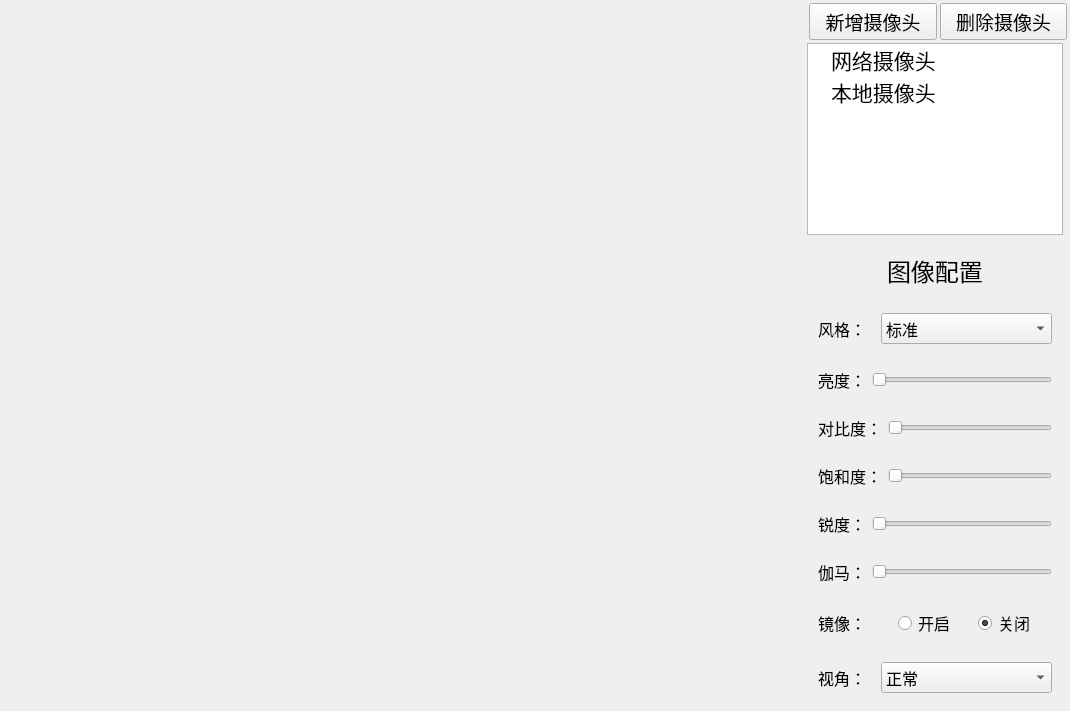
     <widget class="QWidget" name="page_1">
      <property name="styleSheet">
       <string notr="true"/>
      </property>
      <layout class="QHBoxLayout" name="horizontalLayout_2" stretch="0,1">
       <property name="spacing">
        <number>0</number>
       </property>
       <property name="leftMargin">
        <number>0</number>
       </property>
       <property name="topMargin">
        <number>0</number>
       </property>
       <property name="rightMargin">
        <number>0</number>
       </property>
       <property name="bottomMargin">
        <number>0</number>
       </property>
       <item>
        <widget class="QWidget" name="videoPanwidget" native="true">
         <property name="minimumSize">
          <size>
           <width>800</width>
           <height>600</height>
          </size>
         </property>
         <property name="font">
          <font>
           <family>Songti SC</family>
           <pointsize>18</pointsize>
          </font>
         </property>
        </widget>
       </item>
       <item>
        <widget class="QWidget" name="widget_2" native="true">
         <property name="minimumSize">
          <size>
           <width>270</width>
           <height>600</height>
          </size>
         </property>
         <property name="maximumSize">
          <size>
           <width>270</width>
           <height>16777215</height>
          </size>
         </property>
         <property name="font">
          <font>
           <family>Songti SC</family>
           <pointsize>18</pointsize>
          </font>
         </property>
         <layout class="QVBoxLayout" name="verticalLayout_5" stretch="1,10,0">
          <property name="spacing">
           <number>0</number>
          </property>
          <property name="leftMargin">
           <number>0</number>
          </property>
          <property name="topMargin">
           <number>0</number>
          </property>
          <property name="rightMargin">
           <number>0</number>
          </property>
          <property name="bottomMargin">
           <number>0</number>
          </property>
          <item>
           <widget class="QWidget" name="widget_3" native="true">
            <layout class="QHBoxLayout" name="horizontalLayout_3" stretch="1,1">
             <property name="spacing">
              <number>3</number>
             </property>
             <property name="topMargin">
              <number>3</number>
             </property>
             <property name="rightMargin">
              <number>3</number>
             </property>
             <property name="bottomMargin">
              <number>3</number>
             </property>
             <item>
              <widget class="QPushButton" name="p1_addVideoDevice">
               <property name="minimumSize">
                <size>
                 <width>0</width>
                 <height>0</height>
                </size>
               </property>
               <property name="maximumSize">
                <size>
                 <width>250</width>
                 <height>16777215</height>
                </size>
               </property>
               <property name="font">
                <font>
                 <family>Songti SC</family>
                 <pointsize>14</pointsize>
                </font>
               </property>
               <property name="text">
                <string>新增摄像头</string>
               </property>
              </widget>
             </item>
             <item>
              <widget class="QPushButton" name="p1_delVideoDevice">
               <property name="font">
                <font>
                 <family>宋体</family>
                 <pointsize>14</pointsize>
                </font>
               </property>
               <property name="text">
                <string>删除摄像头</string>
               </property>
              </widget>
             </item>
            </layout>
           </widget>
          </item>
          <item alignment="Qt::AlignHCenter">
           <widget class="QTreeWidget" name="p1_camDeviceList">
            <property name="minimumSize">
             <size>
              <width>0</width>
              <height>0</height>
             </size>
            </property>
            <property name="sizeIncrement">
             <size>
              <width>0</width>
              <height>0</height>
             </size>
            </property>
            <property name="baseSize">
             <size>
              <width>0</width>
              <height>0</height>
             </size>
            </property>
            <property name="font">
             <font>
              <family>Songti SC</family>
              <pointsize>18</pointsize>
             </font>
            </property>
            <property name="layoutDirection">
             <enum>Qt::LeftToRight</enum>
            </property>
            <property name="autoExpandDelay">
             <number>1</number>
            </property>
            <attribute name="headerVisible">
             <bool>false</bool>
            </attribute>
            <attribute name="headerCascadingSectionResizes">
             <bool>false</bool>
            </attribute>
            <attribute name="headerMinimumSectionSize">
             <number>37</number>
            </attribute>
            <attribute name="headerDefaultSectionSize">
             <number>100</number>
            </attribute>
            <attribute name="headerHighlightSections">
             <bool>false</bool>
            </attribute>
            <column>
             <property name="text">
              <string>设备信息</string>
             </property>
             <property name="font">
              <font>
               <family>Arial</family>
               <pointsize>18</pointsize>
              </font>
             </property>
             <property name="textAlignment">
              <set>AlignCenter</set>
             </property>
            </column>
            <item>
             <property name="text">
              <string>网络摄像头</string>
             </property>
             <property name="font">
              <font>
               <family>Arial</family>
               <pointsize>16</pointsize>
              </font>
             </property>
            </item>
            <item>
             <property name="text">
              <string>本地摄像头</string>
             </property>
             <property name="font">
              <font>
               <family>Arial</family>
               <pointsize>16</pointsize>
              </font>
             </property>
            </item>
           </widget>
          </item>
          <item>
           <widget class="QWidget" name="widget_31" native="true">
            <property name="minimumSize">
             <size>
              <width>0</width>
              <height>200</height>
             </size>
            </property>
            <property name="autoFillBackground">
             <bool>false</bool>
            </property>
            <layout class="QVBoxLayout" name="verticalLayout_25">
             <item>
              <widget class="QWidget" name="widget_40" native="true">
               <layout class="QHBoxLayout" name="horizontalLayout_41">
                <item>
                 <spacer name="horizontalSpacer_32">
                  <property name="orientation">
                   <enum>Qt::Horizontal</enum>
                  </property>
                  <property name="sizeHint" stdset="0">
                   <size>
                    <width>40</width>
                    <height>20</height>
                   </size>
                  </property>
                 </spacer>
                </item>
                <item>
                 <widget class="QLabel" name="label_61">
                  <property name="layoutDirection">
                   <enum>Qt::LeftToRight</enum>
                  </property>
                  <property name="text">
                   <string>图像配置</string>
                  </property>
                 </widget>
                </item>
                <item>
                 <spacer name="horizontalSpacer_33">
                  <property name="orientation">
                   <enum>Qt::Horizontal</enum>
                  </property>
                  <property name="sizeHint" stdset="0">
                   <size>
                    <width>40</width>
                    <height>20</height>
                   </size>
                  </property>
                 </spacer>
                </item>
               </layout>
              </widget>
             </item>
             <item>
              <widget class="QWidget" name="widget_39" native="true">
               <layout class="QHBoxLayout" name="horizontalLayout_40" stretch="1,3">
                <item>
                 <widget class="QLabel" name="label_69">
                  <property name="font">
                   <font>
                    <family>宋体</family>
                    <pointsize>12</pointsize>
                   </font>
                  </property>
                  <property name="text">
                   <string>风格：</string>
                  </property>
                 </widget>
                </item>
                <item>
                 <widget class="QComboBox" name="comboBox_18">
                  <property name="font">
                   <font>
                    <family>AMS</family>
                    <pointsize>12</pointsize>
                   </font>
                  </property>
                  <item>
                   <property name="text">
                    <string>标准</string>
                   </property>
                  </item>
                  <item>
                   <property name="text">
                    <string>艳丽</string>
                   </property>
                  </item>
                 </widget>
                </item>
               </layout>
              </widget>
             </item>
             <item>
              <widget class="QWidget" name="widget_32" native="true">
               <layout class="QHBoxLayout" name="horizontalLayout_33">
                <item>
                 <widget class="QLabel" name="label_62">
                  <property name="font">
                   <font>
                    <family>新宋体</family>
                    <pointsize>12</pointsize>
                   </font>
                  </property>
                  <property name="text">
                   <string>亮度：</string>
                  </property>
                 </widget>
                </item>
                <item>
                 <widget class="QSlider" name="horizontalSlider">
                  <property name="orientation">
                   <enum>Qt::Horizontal</enum>
                  </property>
                 </widget>
                </item>
               </layout>
              </widget>
             </item>
             <item>
              <widget class="QWidget" name="widget_33" native="true">
               <layout class="QHBoxLayout" name="horizontalLayout_34">
                <item>
                 <widget class="QLabel" name="label_63">
                  <property name="font">
                   <font>
                    <family>新宋体</family>
                    <pointsize>12</pointsize>
                   </font>
                  </property>
                  <property name="text">
                   <string>对比度：</string>
                  </property>
                 </widget>
                </item>
                <item>
                 <widget class="QSlider" name="horizontalSlider_2">
                  <property name="orientation">
                   <enum>Qt::Horizontal</enum>
                  </property>
                 </widget>
                </item>
               </layout>
              </widget>
             </item>
             <item>
              <widget class="QWidget" name="widget_34" native="true">
               <layout class="QHBoxLayout" name="horizontalLayout_35">
                <item>
                 <widget class="QLabel" name="label_64">
                  <property name="font">
                   <font>
                    <family>新宋体</family>
                    <pointsize>12</pointsize>
                   </font>
                  </property>
                  <property name="text">
                   <string>饱和度：</string>
                  </property>
                 </widget>
                </item>
                <item>
                 <widget class="QSlider" name="horizontalSlider_3">
                  <property name="orientation">
                   <enum>Qt::Horizontal</enum>
                  </property>
                 </widget>
                </item>
               </layout>
              </widget>
             </item>
             <item>
              <widget class="QWidget" name="widget_35" native="true">
               <layout class="QHBoxLayout" name="horizontalLayout_36">
                <item>
                 <widget class="QLabel" name="label_65">
                  <property name="font">
                   <font>
                    <family>新宋体</family>
                    <pointsize>12</pointsize>
                   </font>
                  </property>
                  <property name="text">
                   <string>锐度：</string>
                  </property>
                 </widget>
                </item>
                <item>
                 <widget class="QSlider" name="horizontalSlider_4">
                  <property name="orientation">
                   <enum>Qt::Horizontal</enum>
                  </property>
                 </widget>
                </item>
               </layout>
              </widget>
             </item>
             <item>
              <widget class="QWidget" name="widget_36" native="true">
               <layout class="QHBoxLayout" name="horizontalLayout_37">
                <item>
                 <widget class="QLabel" name="label_66">
                  <property name="font">
                   <font>
                    <family>新宋体</family>
                    <pointsize>12</pointsize>
                   </font>
                  </property>
                  <property name="text">
                   <string>伽马：</string>
                  </property>
                 </widget>
                </item>
                <item>
                 <widget class="QSlider" name="horizontalSlider_5">
                  <property name="orientation">
                   <enum>Qt::Horizontal</enum>
                  </property>
                 </widget>
                </item>
               </layout>
              </widget>
             </item>
             <item>
              <widget class="QWidget" name="widget_37" native="true">
               <layout class="QHBoxLayout" name="horizontalLayout_38">
                <item>
                 <widget class="QLabel" name="label_67">
                  <property name="font">
                   <font>
                    <family>新宋体</family>
                    <pointsize>12</pointsize>
                   </font>
                  </property>
                  <property name="text">
                   <string>镜像：</string>
                  </property>
                 </widget>
                </item>
                <item>
                 <widget class="QRadioButton" name="radioButton">
                  <property name="font">
                   <font>
                    <family>宋体</family>
                    <pointsize>12</pointsize>
                   </font>
                  </property>
                  <property name="text">
                   <string>开启</string>
                  </property>
                  <property name="checked">
                   <bool>false</bool>
                  </property>
                 </widget>
                </item>
                <item>
                 <widget class="QRadioButton" name="radioButton_2">
                  <property name="font">
                   <font>
                    <family>宋体</family>
                    <pointsize>12</pointsize>
                   </font>
                  </property>
                  <property name="text">
                   <string>关闭</string>
                  </property>
                  <property name="checked">
                   <bool>true</bool>
                  </property>
                 </widget>
                </item>
               </layout>
              </widget>
             </item>
             <item>
              <widget class="QWidget" name="widget_38" native="true">
               <layout class="QHBoxLayout" name="horizontalLayout_39" stretch="1,3">
                <item>
                 <widget class="QLabel" name="label_68">
                  <property name="font">
                   <font>
                    <family>宋体</family>
                    <pointsize>12</pointsize>
                   </font>
                  </property>
                  <property name="text">
                   <string>视角：</string>
                  </property>
                 </widget>
                </item>
                <item>
                 <widget class="QComboBox" name="comboBox_17">
                  <property name="font">
                   <font>
                    <family>AMS</family>
                    <pointsize>12</pointsize>
                   </font>
                  </property>
                  <item>
                   <property name="text">
                    <string>正常</string>
                   </property>
                  </item>
                  <item>
                   <property name="text">
                    <string>校准</string>
                   </property>
                  </item>
                 </widget>
                </item>
               </layout>
              </widget>
             </item>
            </layout>
           </widget>
          </item>
         </layout>
        </widget>
       </item>
      </layout>
     </widget>
